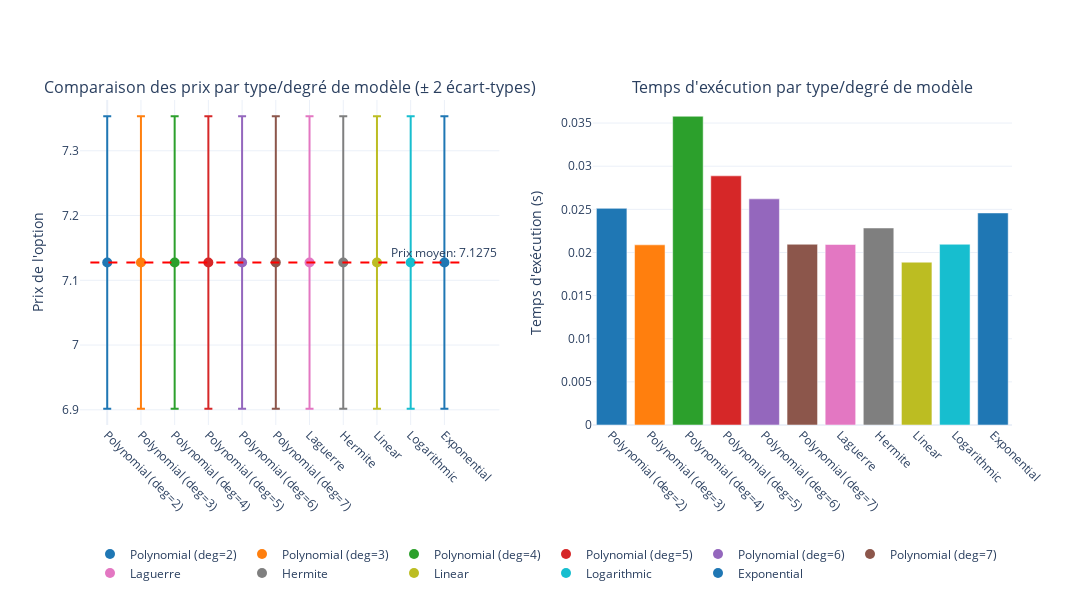

Notebook code cell kept with this figure:
### Code cell
graph_poly, df_results = graph.comparer_polynomes()
graph_poly.show()

### Figure 1 — Plotly figure (JSON) as saved in the notebook; plotly's stock layout.template omitted (floating-point values rounded to 4 significant figures)
{"data": [{"error_y": {"array": [0.2258], "type": "data", "visible": true}, "marker": {"color": "#1f77b4", "size": 10}, "mode": "markers", "name": "Polynomial (deg=2)", "type": "scatter", "x": [0], "xaxis": "x", "y": [7.127], "yaxis": "y"}, {"error_y": {"array": [0.2258], "type": "data", "visible": true}, "marker": {"color": "#ff7f0e", "size": 10}, "mode": "markers", "name": "Polynomial (deg=3)", "type": "scatter", "x": [1], "xaxis": "x", "y": [7.127], "yaxis": "y"}, {"error_y": {"array": [0.2258], "type": "data", "visible": true}, "marker": {"color": "#2ca02c", "size": 10}, "mode": "markers", "name": "Polynomial (deg=4)", "type": "scatter", "x": [2], "xaxis": "x", "y": [7.127], "yaxis": "y"}, {"error_y": {"array": [0.2258], "type": "data", "visible": true}, "marker": {"color": "#d62728", "size": 10}, "mode": "markers", "name": "Polynomial (deg=5)", "type": "scatter", "x": [3], "xaxis": "x", "y": [7.127], "yaxis": "y"}, {"error_y": {"array": [0.2258], "type": "data", "visible": true}, "marker": {"color": "#9467bd", "size": 10}, "mode": "markers", "name": "Polynomial (deg=6)", "type": "scatter", "x": [4], "xaxis": "x", "y": [7.127], "yaxis": "y"}, {"error_y": {"array": [0.2258], "type": "data", "visible": true}, "marker": {"color": "#8c564b", "size": 10}, "mode": "markers", "name": "Polynomial (deg=7)", "type": "scatter", "x": [5], "xaxis": "x", "y": [7.127], "yaxis": "y"}, {"error_y": {"array": [0.2258], "type": "data", "visible": true}, "marker": {"color": "#e377c2", "size": 10}, "mode": "markers", "name": "Laguerre", "type": "scatter", "x": [6], "xaxis": "x", "y": [7.127], "yaxis": "y"}, {"error_y": {"array": [0.2258], "type": "data", "visible": true}, "marker": {"color": "#7f7f7f", "size": 10}, "mode": "markers", "name": "Hermite", "type": "scatter", "x": [7], "xaxis": "x", "y": [7.127], "yaxis": "y"}, {"error_y": {"array": [0.2258], "type": "data", "visible": true}, "marker": {"color": "#bcbd22", "size": 10}, "mode": "markers", "name": "Linear", "type": "scatter", "x": [8], "xaxis": "x", "y": [7.127], "yaxis": "y"}, {"error_y": {"array": [0.2258], "type": "data", "visible": true}, "marker": {"color": "#17becf", "size": 10}, "mode": "markers", "name": "Logarithmic", "type": "scatter", "x": [9], "xaxis": "x", "y": [7.127], "yaxis": "y"}, {"error_y": {"array": [0.2258], "type": "data", "visible": true}, "marker": {"color": "#1f77b4", "size": 10}, "mode": "markers", "name": "Exponential", "type": "scatter", "x": [10], "xaxis": "x", "y": [7.127], "yaxis": "y"}, {"marker": {"color": ["#1f77b4", "#ff7f0e", "#2ca02c", "#d62728", "#9467bd", "#8c564b", "#e377c2", "#7f7f7f", "#bcbd22", "#17becf", "#1f77b4"]}, "showlegend": false, "type": "bar", "x": [0, 1, 2, 3, 4, 5, 6, 7, 8, 9, 10], "xaxis": "x2", "y": [0.02511, 0.02088, 0.03579, 0.02888, 0.02621, 0.02095, 0.02092, 0.02284, 0.01887, 0.02095, 0.02458], "yaxis": "y2"}], "layout": {"annotations": [{"font": {"size": 16}, "showarrow": false, "text": "Comparaison des prix par type/degré de modèle (± 2 écart-types)", "x": 0.225, "xanchor": "center", "xref": "paper", "y": 1, "yanchor": "bottom", "yref": "paper"}, {"font": {"size": 16}, "showarrow": false, "text": "Temps d'exécution par type/degré de modèle", "x": 0.775, "xanchor": "center", "xref": "paper", "y": 1, "yanchor": "bottom", "yref": "paper"}, {"showarrow": false, "text": "Prix moyen: 7.1275", "x": 10, "xref": "x", "y": 7.127, "yref": "y", "yshift": 10}], "height": 600, "legend": {"orientation": "h", "x": 0.5, "xanchor": "center", "y": -0.5, "yanchor": "bottom"}, "shapes": [{"line": {"color": "red", "dash": "dash", "width": 2}, "type": "line", "x0": -0.5, "x1": 10.5, "xref": "x", "y0": 7.127, "y1": 7.127, "yref": "y"}], "width": 1400, "xaxis": {"anchor": "y", "domain": [0, 0.45], "tickangle": 45, "tickmode": "array", "ticktext": ["Polynomial (deg=2)", "Polynomial (deg=3)", "Polynomial (deg=4)", "Polynomial (deg=5)", "Polynomial (deg=6)", "Polynomial (deg=7)", "Laguerre", "Hermite", "Linear", "Logarithmic", "Exponential"], "tickvals": [0, 1, 2, 3, 4, 5, 6, 7, 8, 9, 10]}, "xaxis2": {"anchor": "y2", "domain": [0.55, 1], "tickangle": 45, "tickmode": "array", "ticktext": ["Polynomial (deg=2)", "Polynomial (deg=3)", "Polynomial (deg=4)", "Polynomial (deg=5)", "Polynomial (deg=6)", "Polynomial (deg=7)", "Laguerre", "Hermite", "Linear", "Logarithmic", "Exponential"], "tickvals": [0, 1, 2, 3, 4, 5, 6, 7, 8, 9, 10]}, "yaxis": {"anchor": "x", "domain": [0, 1], "title": {"text": "Prix de l'option"}}, "yaxis2": {"anchor": "x2", "domain": [0, 1], "title": {"text": "Temps d'exécution (s)"}}}}
